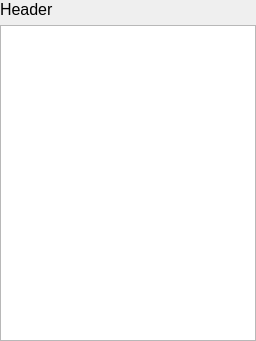
<?xml version="1.0" encoding="UTF-8"?>
<ui version="4.0">
 <class>Form</class>
 <widget class="QWidget" name="Form">
  <property name="geometry">
   <rect>
    <x>0</x>
    <y>0</y>
    <width>256</width>
    <height>341</height>
   </rect>
  </property>
  <property name="sizePolicy">
   <sizepolicy hsizetype="Expanding" vsizetype="Expanding">
    <horstretch>0</horstretch>
    <verstretch>0</verstretch>
   </sizepolicy>
  </property>
  <property name="minimumSize">
   <size>
    <width>256</width>
    <height>0</height>
   </size>
  </property>
  <property name="maximumSize">
   <size>
    <width>256</width>
    <height>16777215</height>
   </size>
  </property>
  <property name="windowTitle">
   <string>Form</string>
  </property>
  <widget class="QWidget" name="listBackground" native="true">
   <property name="geometry">
    <rect>
     <x>0</x>
     <y>0</y>
     <width>256</width>
     <height>341</height>
    </rect>
   </property>
   <property name="sizePolicy">
    <sizepolicy hsizetype="Expanding" vsizetype="Expanding">
     <horstretch>0</horstretch>
     <verstretch>0</verstretch>
    </sizepolicy>
   </property>
   <property name="minimumSize">
    <size>
     <width>256</width>
     <height>0</height>
    </size>
   </property>
   <property name="maximumSize">
    <size>
     <width>16777215</width>
     <height>16777215</height>
    </size>
   </property>
   <property name="layoutDirection">
    <enum>Qt::LeftToRight</enum>
   </property>
   <layout class="QVBoxLayout" name="downloadLayout_2">
    <property name="leftMargin">
     <number>0</number>
    </property>
    <property name="topMargin">
     <number>0</number>
    </property>
    <property name="rightMargin">
     <number>0</number>
    </property>
    <property name="bottomMargin">
     <number>0</number>
    </property>
    <item>
     <widget class="QLabel" name="listHeader">
      <property name="sizePolicy">
       <sizepolicy hsizetype="Minimum" vsizetype="Minimum">
        <horstretch>0</horstretch>
        <verstretch>0</verstretch>
       </sizepolicy>
      </property>
      <property name="font">
       <font>
        <pointsize>12</pointsize>
       </font>
      </property>
      <property name="text">
       <string>Header</string>
      </property>
     </widget>
    </item>
    <item>
     <widget class="QListWidget" name="listList">
      <property name="enabled">
       <bool>true</bool>
      </property>
      <property name="sizePolicy">
       <sizepolicy hsizetype="Fixed" vsizetype="Expanding">
        <horstretch>0</horstretch>
        <verstretch>0</verstretch>
       </sizepolicy>
      </property>
      <property name="minimumSize">
       <size>
        <width>256</width>
        <height>0</height>
       </size>
      </property>
      <property name="maximumSize">
       <size>
        <width>256</width>
        <height>16777215</height>
       </size>
      </property>
      <property name="baseSize">
       <size>
        <width>64</width>
        <height>0</height>
       </size>
      </property>
     </widget>
    </item>
   </layout>
  </widget>
 </widget>
 <resources/>
 <connections/>
</ui>
